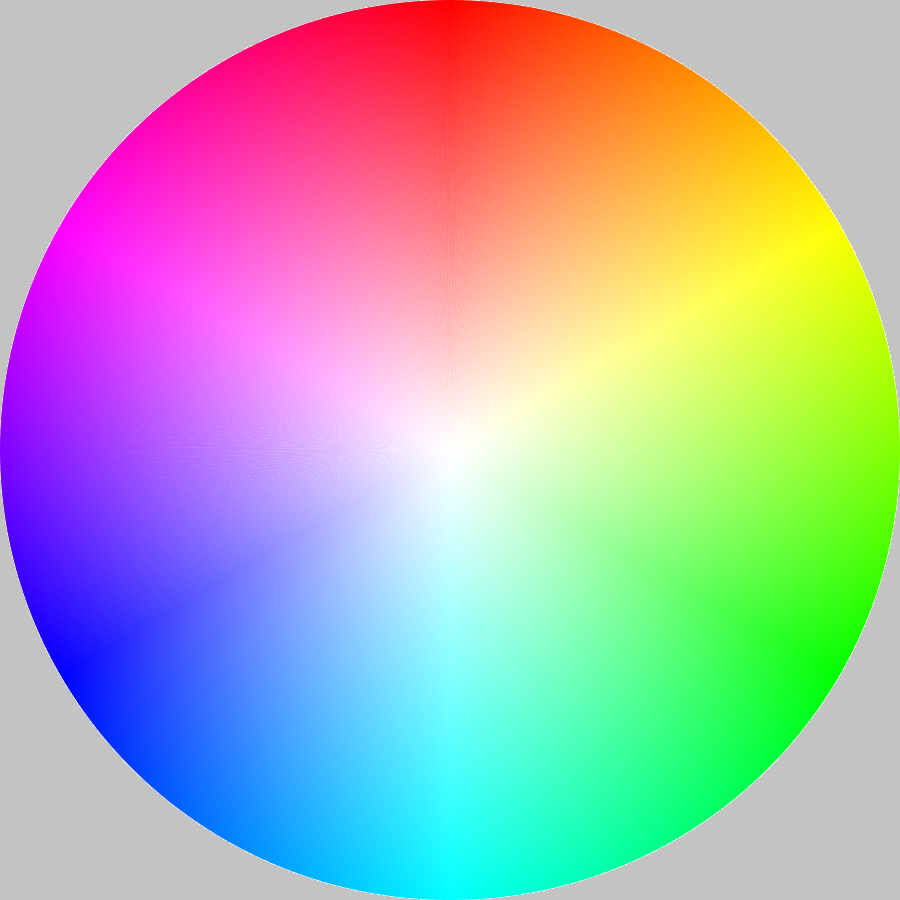
#> input picture Homework 3/image.png, 900 x 900 px
$ python main.py
#> lines starting #> are read from the running program, lines starting #| are printed output that depends on the picture
import cv2 as cv

image = cv.imread('image.png')
#> image is the input picture: shape (900, 900, 3); mean B, G, R 175.8, 175.8, 175.8
sample_image = cv.imread('sample_image.png')

scale_percent = 35

width = int(image.shape[1] * scale_percent / 100)
#> width = 315
height = int(image.shape[0] * scale_percent / 100)
#> height = 315
dim = (width, height)
#> dim = (315, 315)

global resized_image
resized_image = cv.resize(image, dim, interpolation=cv.INTER_AREA)

image_hsv = cv.cvtColor(resized_image, cv.COLOR_BGR2HSV)
#> image_hsv: shape (315, 315, 3); mean H, S, V 70.9, 132.9, 242.2
lab_image = cv.cvtColor(resized_image, cv.COLOR_BGR2LAB)
#> lab_image: shape (315, 315, 3); mean of channels 0, 1, 2 194.5, 134.9, 131.6
yCrCb_image = cv.cvtColor(resized_image, cv.COLOR_BGR2YCrCb)
#> yCrCb_image: shape (315, 315, 3); mean of channels 0, 1, 2 175.8, 128, 128

imageH = image_hsv[:, :, 0]
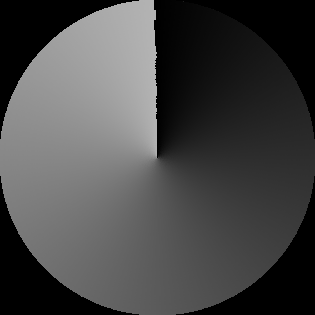
#> imageH: shape (315, 315); min 0, max 179, mean 70.9
imageS = image_hsv[:, :, 1]
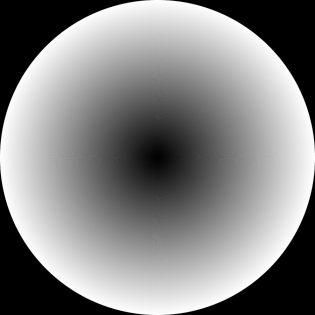
#> imageS: shape (315, 315); min 0, max 254, mean 132.9
imageV = image_hsv[:, :, 2]
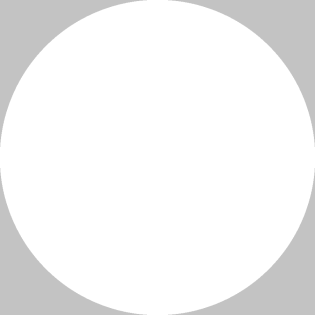
#> imageV: shape (315, 315); min 195, max 255, mean 242.2


def nothing(x):
    pass


def click_event(event, x, y, flags, params):
    global h, s, v, next
    if event == cv.EVENT_LBUTTONDOWN:
        print('x - ', x, ', y - ', y)

        b = resized_image[y, x, 0]
        g = resized_image[y, x, 1]
        r = resized_image[y, x, 2]

        h = image_hsv[y, x, 0]
        s = image_hsv[y, x, 1]
        v = image_hsv[y, x, 2]

        next = True

        print('b - ', b, ', g - ', g, ', r - ', r)
        print('h - ', h, ', s - ', s, ', v - ', v, '\n')


def task():
    cv.imshow('source_image', resized_image)
    cv.imshow('lab_image', lab_image)
    cv.imshow('YCrCb_image', yCrCb_image)
    cv.imshow('hsv_image', image_hsv)
    cv.setMouseCallback('hsv_image', click_event)

    cv.imshow('hue_image', imageH)
    cv.imshow('saturation_image', imageS)
    cv.imshow('value_image', imageV)

    cv.createTrackbar('Value', 'hsv_image', 0, 255, nothing)

    global next
    next = False

    while True:
        cv.imshow('hsv_image', image_hsv)
        image_hsv[:, :, 2] = cv.getTrackbarPos('Value', 'hsv_image')
#> image_hsv: shape (315, 315, 3); mean H, S, V 70.9, 132.9, 0

        if next:
            hue = h
            saturation = s
            value = v

            print('hue - ', hue, ', saturation - ', saturation, ', value - ', value, '\n')
            hsv_pixel = cv.cvtColor(sample_image, cv.COLOR_BGR2HSV)
            hsv_pixel[:, :, 0] = hue
            hsv_pixel[:, :, 1] = saturation
            hsv_pixel[:, :, 2] = value
            rgb_pixel = cv.cvtColor(hsv_pixel, cv.COLOR_HSV2BGR)
            lab_pixel = cv.cvtColor(rgb_pixel, cv.COLOR_BGR2LAB)
            yCrCb_pixel = cv.cvtColor(rgb_pixel, cv.COLOR_BGR2YCrCb)

            cv.imshow('hsv_pixel', hsv_pixel)
            cv.imshow('rgb_pixel', rgb_pixel)
            cv.imshow('lab_pixel', lab_pixel)
            cv.imshow('yCrCb_pixel', yCrCb_pixel)

            next = False
        cv.waitKey(1)


if __name__ == '__main__':
    task()

$ run again, with Homework 3/image_hsv.png copied over Homework 3/image.png
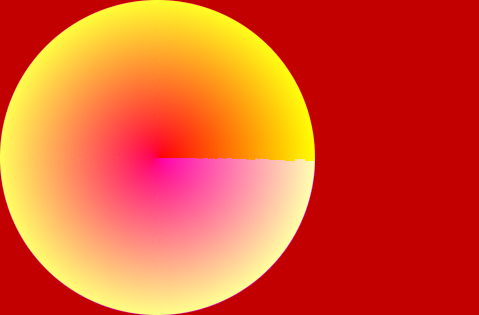
#> input picture Homework 3/image_hsv.png, 479 x 315 px
#> image is the input picture: shape (315, 479, 3); mean B, G, R 46.6, 87.4, 226.1
#> lab_image: shape (110, 167, 3); mean of channels 0, 1, 2 152.8, 172, 180.9
#> yCrCb_image: shape (110, 167, 3); mean of channels 0, 1, 2 124, 200.9, 84.2
#> `imageS = image_hsv[:, :, 1]`:
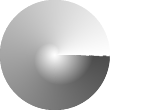
#> imageS: shape (110, 167); min 74, max 255, mean 212.3
#> `imageV = image_hsv[:, :, 2]`:
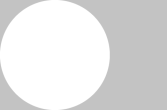
#> imageV: shape (110, 167); min 195, max 255, mean 226.1
